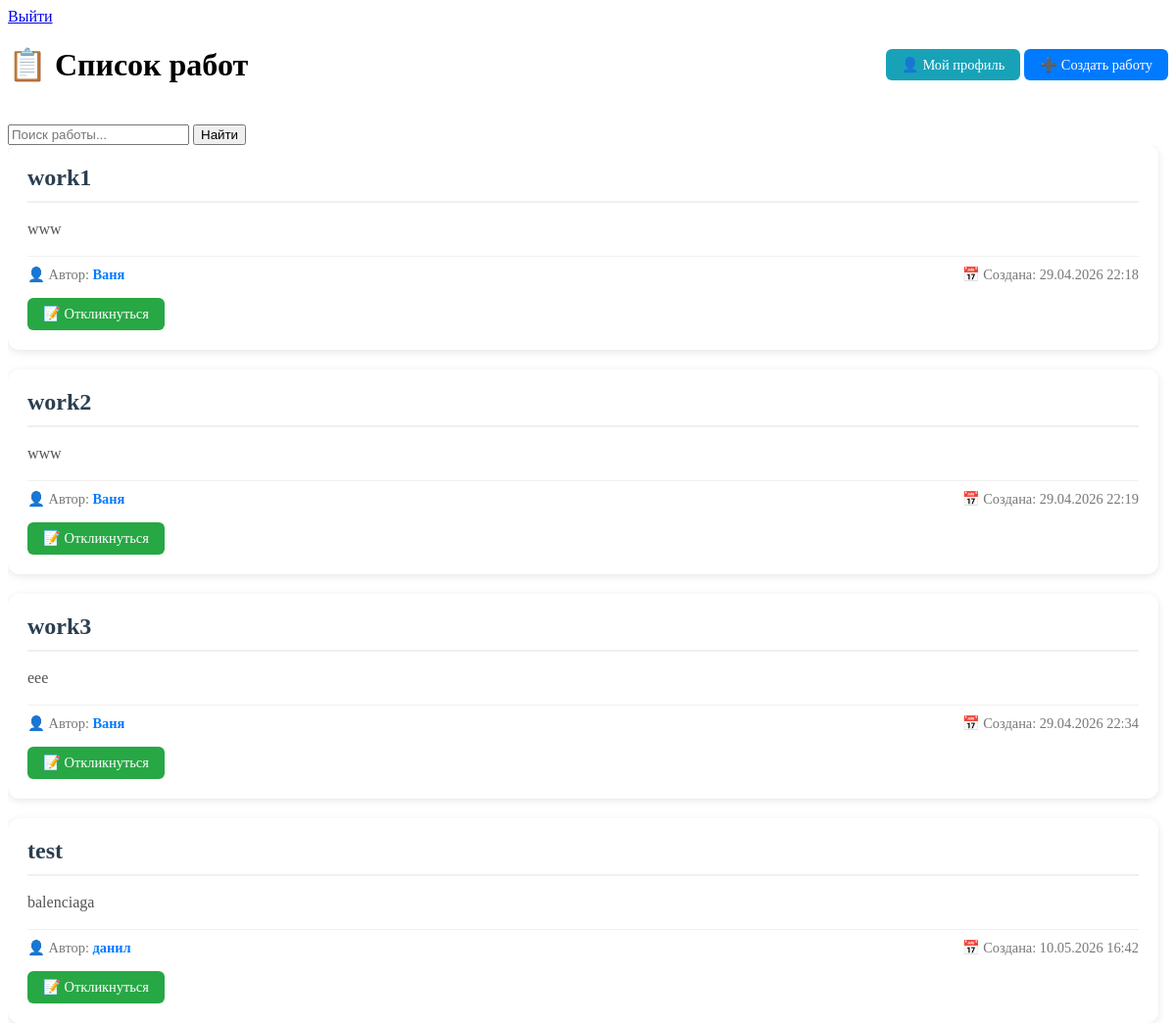
/ (signed in), run on the app's committed database.
### data/jobs.py (models this page shows)
class Job(SqlAlchemyBase):
    __tablename__ = 'jobs'
    id = sqlalchemy.Column(sqlalchemy.Integer,
                           primary_key=True,
                           autoincrement=True)
    title = sqlalchemy.Column(sqlalchemy.String,
                              nullable=False)
    description = sqlalchemy.Column(sqlalchemy.String,
                                    nullable=False)
    author_id = sqlalchemy.Column(sqlalchemy.Integer,
                                  sqlalchemy.ForeignKey('users.id'))
    executor_id = sqlalchemy.Column(sqlalchemy.Integer,
                                    sqlalchemy.ForeignKey('users.id'),
                                    nullable=True)
    status = sqlalchemy.Column(sqlalchemy.String,
                               default='open')  # open, in_progress
    created_at = sqlalchemy.Column(sqlalchemy.DateTime,
                                   default=datetime.datetime.now)
    author = orm.relationship('User', foreign_keys=[author_id])
    executor = orm.relationship('User', foreign_keys=[executor_id])

### data/users.py (models this page shows, shortened)
class User(SqlAlchemyBase, UserMixin):
    __tablename__ = 'users'
    id = sqlalchemy.Column(sqlalchemy.Integer,
                           primary_key=True,
                           autoincrement=True)
    username = sqlalchemy.Column(sqlalchemy.String,
                                 unique=True,
                                 nullable=False)
    name = sqlalchemy.Column(sqlalchemy.String,
                             nullable=False)
    email = sqlalchemy.Column(sqlalchemy.String, nullable=False)
    hashed_password = sqlalchemy.Column(sqlalchemy.String,
                                        nullable=False)
    created_at = sqlalchemy.Column(sqlalchemy.DateTime,
                                   default=datetime.datetime.now)

### main.py (the view)
@app.route("/")
@login_required
def index():
    search_query = request.args.get('q', '').strip()
    with db_session.create_session() as db_sess:
        query = db_sess.query(Job).options(joinedload(Job.author), joinedload(Job.responses)).filter(
            Job.author_id != current_user.id)
        if search_query:
            query = query.filter(
                (Job.title.ilike(f"%{search_query}%")) |
                (Job.description.ilike(f"%{search_query}%"))
            )
        jobs = query.all()
    return render_template("index.html", jobs=jobs, search_query=search_query)

### data/db_session.py (called while the page is built)
def create_session() -> Session:
    global __factory
    return __factory()

### main.py (called while the page is built)
@login_manager.user_loader
def load_user(user_id):
    with db_session.create_session() as db_sess:
        return db_sess.get(User, int(user_id))

### templates/index.html (shortened to what this page needs)
{% extends "base.html" %}
{% block content %}
<div class="header-buttons">
    <h1>📋 Список работ</h1>
    <div>
        <a href="/profile" class="btn btn-info">👤 Мой профиль</a>
        <a href="/add_job" class="btn btn-primary">➕ Создать работу</a>
    </div>
</div>
<form action="/" method="get" class="search-form">
    <input type="text" name="q" placeholder="Поиск работы..." value="{{ search_query }}">
    <button type="submit">Найти</button>
</form>
<div class="jobs-container">
    {% if jobs %}
        {% for job in jobs %}
        <div class="job-card">
            <div class="job-header">
                <h3 class="job-title">{{ job.title }}</h3>
            </div>
            <div class="job-description">
                {{ job.description }}
            </div>
            <div class="job-meta">
                <div>
                    👤 Автор: <span class="author-name">{{ job.author.name }}</span>
                </div>
                <div>
                    📅 Создана: {{ job.created_at.strftime('%d.%m.%Y %H:%M') }}
                </div>
            </div>
            {% if current_user != job.author %}
            <div class="job-actions">
                <a href="/respond/{{ job.id }}" class="btn btn-success">📝 Откликнуться</a>
            </div>
            {% endif %}
        </div>
        {% endfor %}
    {% endif %}
</div>
{% endblock %}

### templates/index.html (style rules this page uses)
.jobs-container { display: flex; flex-direction: column; gap: 20px; max-height: calc(100vh - 150px); overflow-y: auto; padding-right: 10px; }
.job-card { background: white; border-radius: 12px; box-shadow: 0 2px 8px rgba(0,0,0,0.1); padding: 20px; transition: transform 0.2s, box-shadow 0.2s; }
.job-header { display: flex; justify-content: space-between; align-items: center; margin-bottom: 15px; border-bottom: 2px solid #f0f0f0; padding-bottom: 10px; }
.job-title { font-size: 1.5rem; color: #2c3e50; margin: 0; }
.job-description { color: #555; line-height: 1.5; margin: 15px 0; }
.job-meta { display: flex; justify-content: space-between; align-items: center; margin-top: 15px; padding-top: 10px; border-top: 1px solid #f0f0f0; font-size: 0.9rem; color: #777; }
.job-actions { display: flex; gap: 10px; margin-top: 15px; }
.btn { padding: 8px 16px; border: none; border-radius: 6px; cursor: pointer; text-decoration: none; font-size: 0.9rem; transition: opacity 0.2s; }
.btn-primary { background: #007bff; color: white; }
.btn-success { background: #28a745; color: white; }
.btn-info { background: #17a2b8; color: white; }
.header-buttons { display: flex; justify-content: space-between; align-items: center; margin-bottom: 20px; }
.author-name { font-weight: bold; color: #007bff; }

### data on the page
Job: title "work1", description "www", author.name "Ваня", created_at "29.04.2026 22:18"
Job: title "work2", description "www", author.name "Ваня", created_at "29.04.2026 22:19"
Job: title "work3", description "eee", author.name "Ваня", created_at "29.04.2026 22:34"
Job: title "test", description "balenciaga", author.name "данил", created_at "10.05.2026 16:42"
